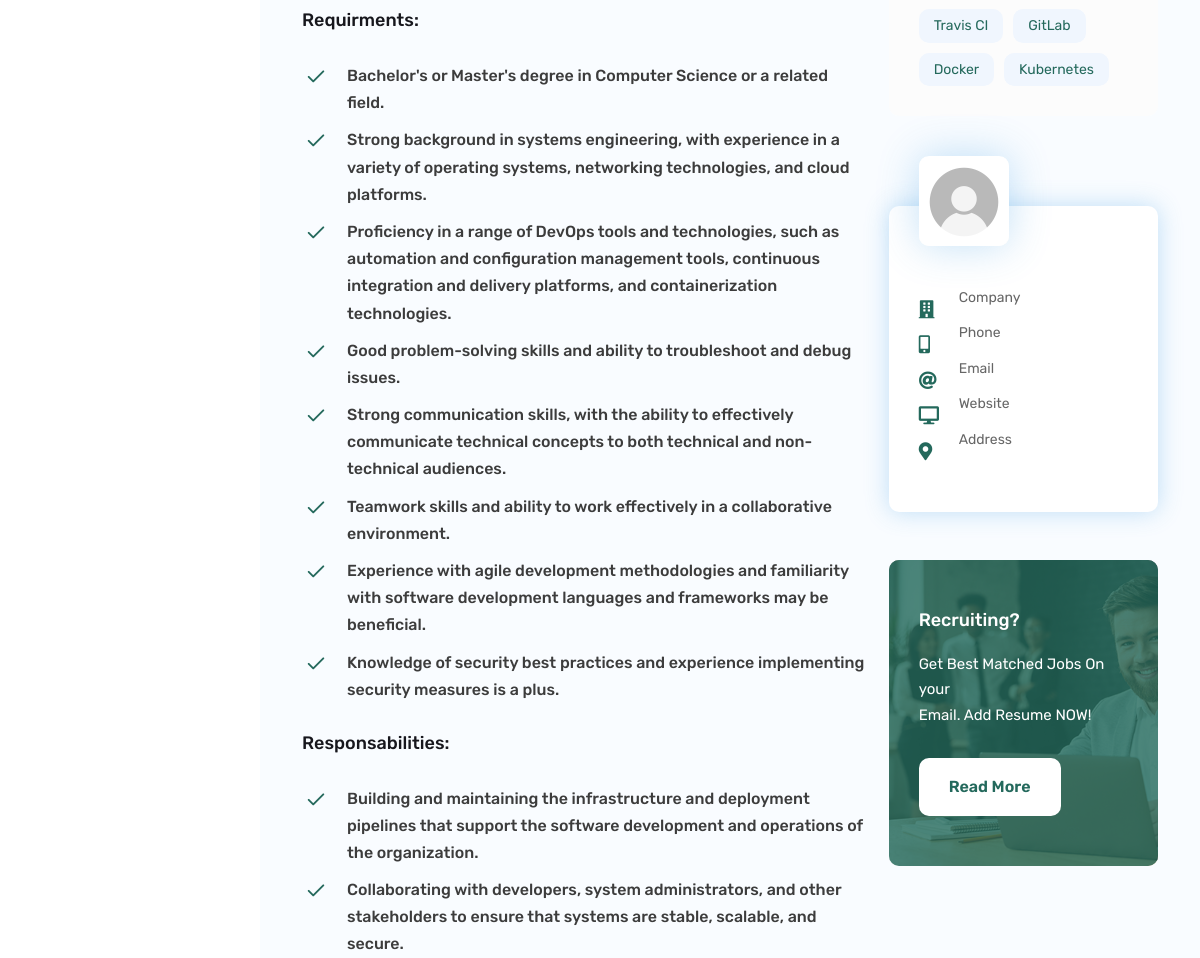
Before: /job/job-detail/2/ (signed in, middle part) with the older database file.
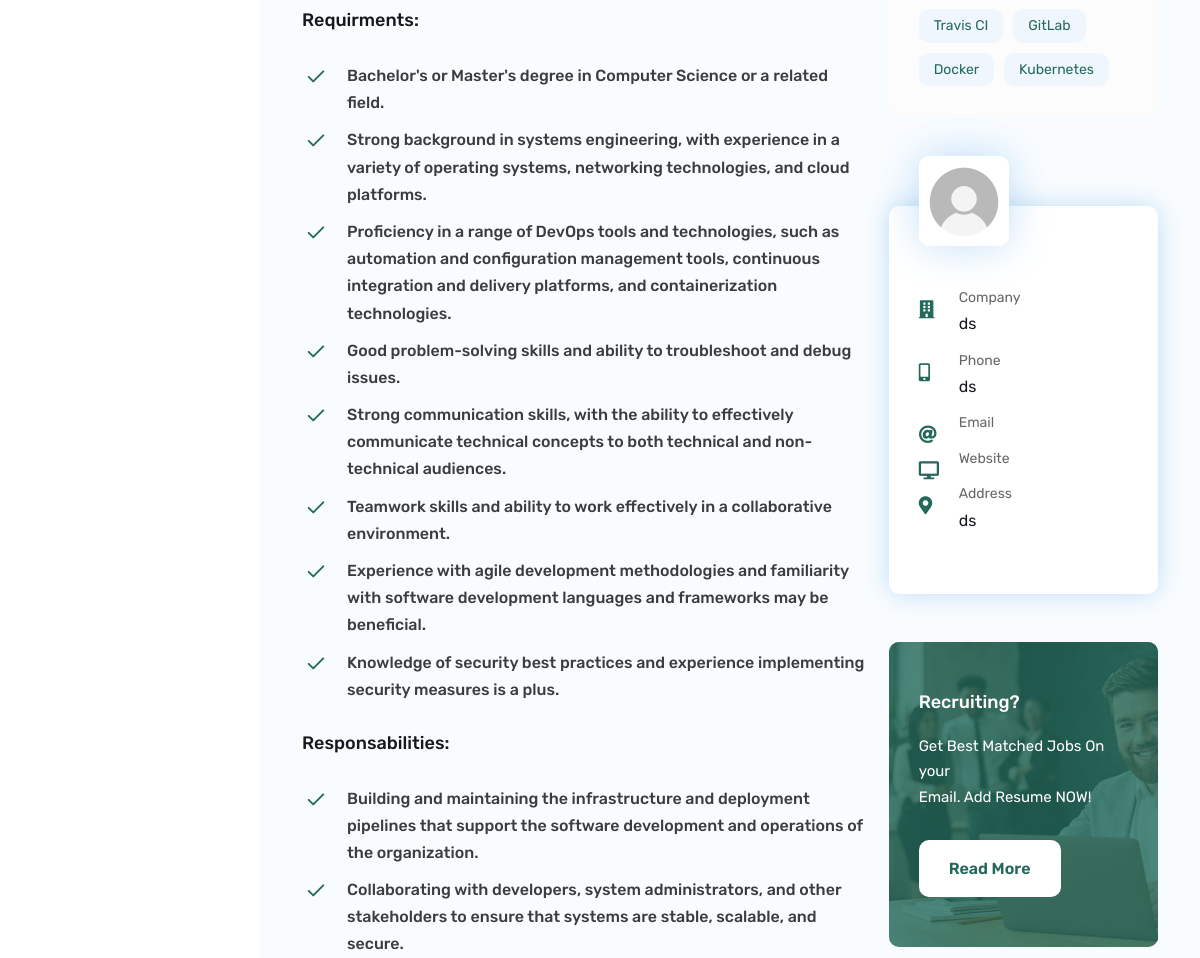
After: the same page with the newer database file.
### app_user/models.py (models this page shows, shortened)
class AppUser(models.Model):
    qr_photo = models.FileField(upload_to='account_files/profile_photos/', blank=True, default="default_files/default_face.jpg")
    user = models.OneToOneField(User, on_delete=models.CASCADE)
    account_type = models.CharField(default="candidate",max_length=10)
    cprofile_status = models.BooleanField(default=False)
    cv = models.FileField(upload_to='account_files/profile_photos/', blank=True, default="default_files/default_face.jpg")
    profile_photo = models.FileField(upload_to='account_files/profile_photos/', blank=True, default="default_files/default_face.jpg")
    address = models.TextField(default=" ")
    country = models.CharField(default=" ",max_length=100)
    postcode = models.CharField(default=" ",max_length=100, blank=True, null=True)
    language = models.CharField(default=" ",max_length=100, blank=True, null=True)
    job_category = models.CharField(default=" ",max_length=100, blank=True, null=True)
    city = models.CharField(default=" ",max_length=100, blank=True, null=True)
    experience = models.CharField(default=" ",max_length=100, blank=True, null=True)
    current_salary = models.CharField(default=" ",max_length=100, blank=True, null=True)
    expected_salary = models.CharField(default=" ",max_length=100, blank=True, null=True)
    phone_no = models.CharField(default=" ",max_length=15)
    age = models.CharField(default="dd/mm/yyyy",max_length=55)
    gender = models.CharField(default=" ",max_length=10)
    facebook_link = models.CharField(default="",max_length=100, blank=True, null=True)
    twitter_link = models.CharField(default="",max_length=100, blank=True, null=True)
    instagram_link = models.CharField(default="",max_length=100, blank=True, null=True)
    linkedin_link = models.CharField(default="",max_length=100, blank=True, null=True)
    github_link = models.CharField(default="",max_length=100, blank=True, null=True)
    discord_link = models.CharField(default="",max_length=100, blank=True, null=True)
    agency_name = models.CharField(default="",max_length=30, null=True)
    rank = models.CharField(default="1",max_length=30, null=True)
    ranks = models.CharField(default="1",max_length=30, null=True)
    rankers = models.CharField(default="1",max_length=30, null=True)
    charge = models.CharField(default="0",max_length=30, null=True)
    bio = models.TextField(default="This agency have not updated their bio..", null=True)
    agency_logo = models.FileField(upload_to='account_files/profile_photos/', blank=True, default="default_files/default_face.jpg")
    resume = models.ForeignKey(Resume, on_delete=models.CASCADE, null=True)
    otp_code = models.CharField(default="none",max_length=10)
    ec_status = models.BooleanField(default=False)
    status = models.BooleanField(default=False)
    wallet_address = models.CharField(default="null",max_length=100)
    wallet_key = models.CharField(default="null",max_length=100)
    pub_date = models.DateTimeField(default=timezone.now)

### job/views.py (the view)
# urls.py: path("job-detail/<int:job_id>/", views.JobDetailView, name="job_detail"),
def JobDetailView(request, job_id):
    try:
        app_user = AppUser.objects.get(user__pk=request.user.id)
    except:
        app_user = None
    if request.method == "POST":
        pass
    else:
        job = Job.objects.get(id=job_id)
        jobs = Job.objects.all()
        applied_status = False
        for item in job.applications.all():
            if item.app_user == app_user:
                applied_status = True
        job_types = set()
        countries = set()
        titles = set()
        categories = set()
        for item in jobs:
            job_types.add(item.job_type)
            countries.add(item.country)
            titles.add(item.title)
            categories.add(item.category)
        similar_jobs = Job.objects.filter(category=job.category)
        context = {"app_user": app_user, "job": job, "jobs": jobs, "applied_status": applied_status,
        "job_types": job_types, "countries": countries,
        "titles": titles, "categories": categories, "similar_jobs": similar_jobs}
        return render(request, "job/job_detail.html", context )

### job/templates/job/job_detail.html (shortened to what the changed rows need)
{% extends 'app_user/auth_base.html' %}
{% load static %}
{% load humanize %}
{% block content %}
{% include "app_user/sidebar.html" %}
        <div id="content">
            <div class="content-admin-main">
                <div class="container">
                    <div class="section-content">
                        <div class="row d-flex justify-content-center">
                            <div class="col-lg-4 col-md-12 rightSidebar">
                                <div class="twm-s-info3-wrap mb-5">
                                    <div class="twm-s-info3">
                                        <div class="twm-s-info-logo-section">
                                            <div class="twm-media">
                                                <img src="{{ app_user.agency_logo.url }}" alt="#">
                                            </div>
                                        </div>
                                        <ul>
                                            <li>
                                                <div class="twm-s-info-inner">
                                                    <i class="fas fa-building"></i>
                                                    <span class="twm-title">Company</span>
                                                    <div class="twm-s-info-discription">{{ app_user.agency_name }}</div>
                                                </div>
                                            </li>
                                            <li>
                                                <div class="twm-s-info-inner">
                                                    <i class="fas fa-mobile-alt"></i>
                                                    <span class="twm-title">Phone</span>
                                                    <div class="twm-s-info-discription">{{ app_user.phone_no }}</div>
                                                </div>
                                            </li>
                                            <li>
                                                <div class="twm-s-info-inner">
                                                    <i class="fas fa-map-marker-alt"></i>
                                                    <span class="twm-title">Address</span>
                                                    <div class="twm-s-info-discription">{{ app_user.address }}</div>
                                                </div>
                                            </li>
                                        </ul>
                                    </div>
                                </div>
                            </div>
                        </div>
                    </div>
                </div>
            </div>
        </div>
{% endblock %}

Changed rows visible on the page:
changed AppUser: agency_name (not shown) → "ds"; phone_no (not shown) → "ds"; address (not shown) → "ds"
